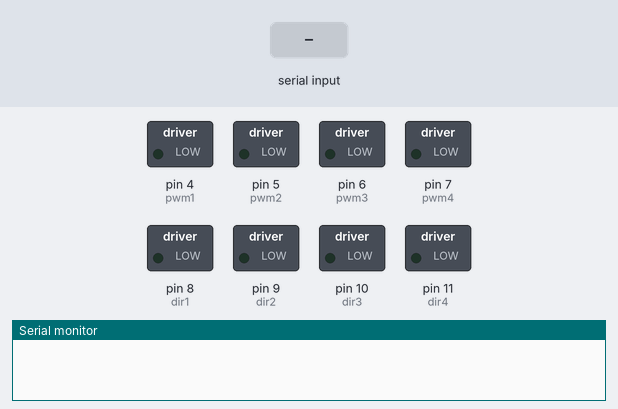
Recording of a sketch running on a simulated Arduino Mega 2560, built with avr-gcc and run on an emulated ATmega2560. Parts: switched loads named in the sketch (green lamp = pin HIGH), the last lines printed to the serial monitor. The inputs (shaded band) are chosen by the test bench.

Above: at 1.2 s.
1.3 s: "1" received over Serial
At 3.5 s:
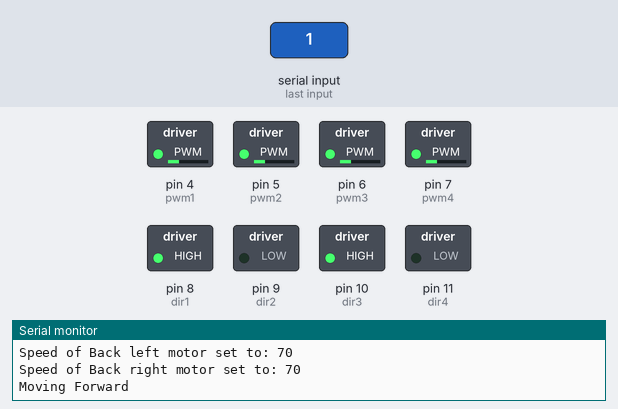
4.1 s: "2" received over Serial
At 6.8 s:
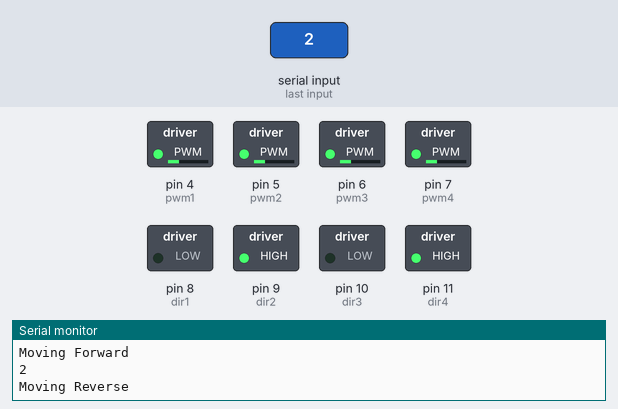
7.1 s: "3" received over Serial
At 9.4 s:
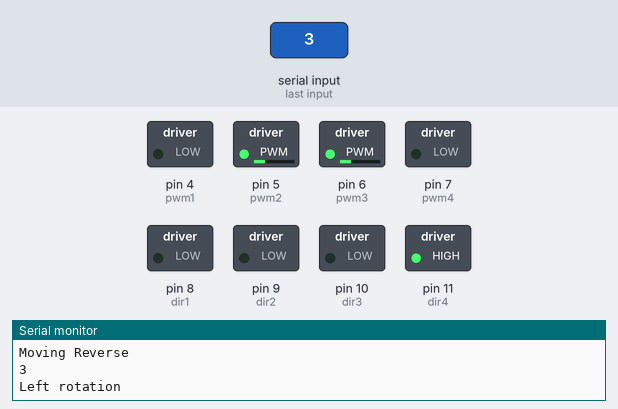
10.1 s: "4" received over Serial
At 12.7 s:
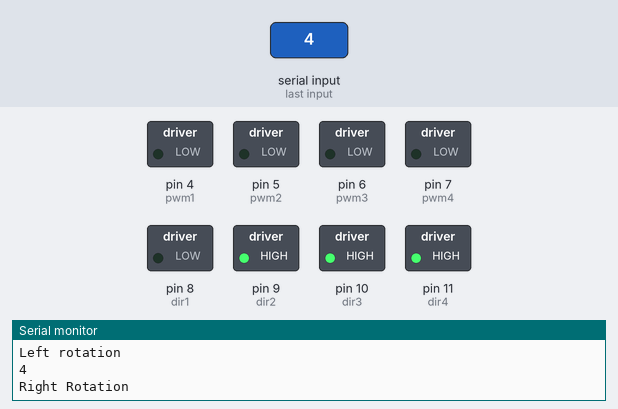
13.1 s: "5" received over Serial
At 15.2 s:
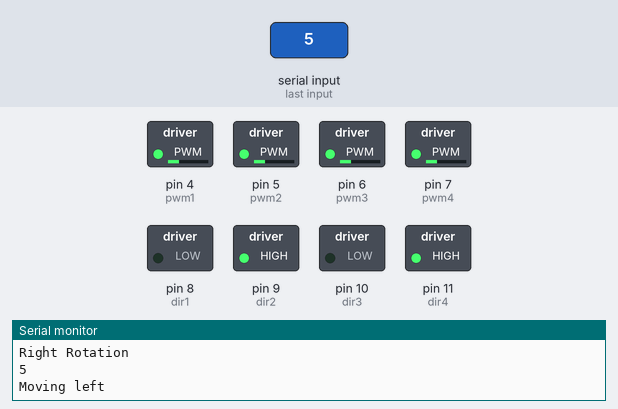
15.7 s: "4" received over Serial
At 16.95 s:
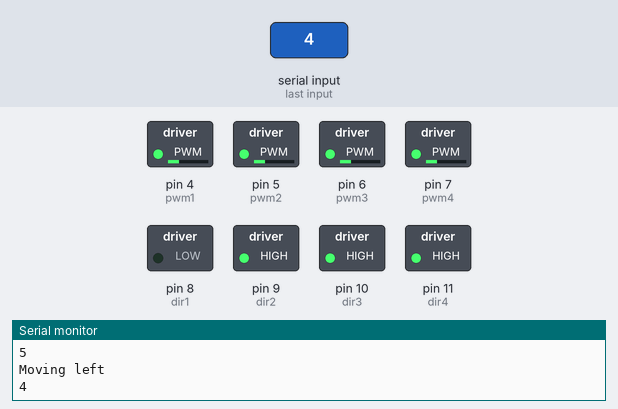
Timing chart, 0 to 18.9 s (numbered marks = the images above; inputs shaded):
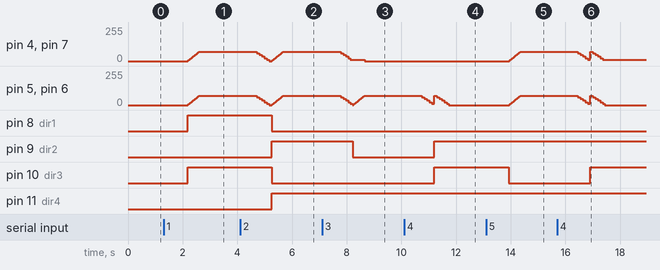

Measured:
- after the input at 1.3 s, pin 4 (pwm1), pin 5 (pwm2), pin 6 (pwm3), pin 7 (pwm4): moves from 0/255 to 68/255 over 0.40 s, starting after 0.89 s; pin 8 (dir1), pin 10 (dir3): LOW → HIGH after 0.88 s
- after the input at 4.1 s, pin 8 (dir1), pin 10 (dir3): HIGH → LOW after 1.2 s; pin 9 (dir2), pin 11 (dir4): LOW → HIGH after 1.2 s
- after the input at 7.1 s, pin 9 (dir2): HIGH → LOW after 1.1 s
- after the input at 10.1 s, pin 9 (dir2), pin 10 (dir3): LOW → HIGH after 1.1 s
- after the input at 13.1 s, pin 4 (pwm1), pin 5 (pwm2), pin 6 (pwm3), pin 7 (pwm4): moves from 0/255 to 68/255 over 0.40 s, starting after 0.85 s; pin 10 (dir3): HIGH → LOW after 0.83 s
- after the input at 15.7 s, pin 10 (dir3): LOW → HIGH after 1.2 s

The sketch:

Test_Program.ino
```cpp
#include "def.h"
#include "DCmotor.h"

char data = 0;

void setup()
 {
  mymotor.motorinit();       // Motor initalization
  Serial.begin(115200);
 }


void loop()
 {

 //char data = 0;
 if(Serial.available() > 0)      // Send data only when you receive data:
   {
      data = Serial.read();        //Read the incoming data & store into data
      Serial1.println(data);          //Print Value inside data in Serial monitor
      Serial.println(data);
      switch(data)
      {
        case '1':mymotor.dcforward(70,70,70,70);                //
                  Serial1.println("Moving Forward");
                  Serial.println("Moving Forward");
                  break;
        case '2': mymotor.dcreverse(70,70,70,70);               //
                  Serial1.println("Moving Reverse");
                  Serial.println("Moving Reverse");
                  break;
        case '3': mymotor.left_rotation(70,70,70,70);           //
                  Serial1.println("Left rotation");
                  Serial.println("Left rotation");
                  break;
        case '4': mymotor.right_rotation(70,70,70,70);          //
                  Serial1.println("Right Rotation");
                  Serial.println("Right Rotation");
                  break;
        case '5': mymotor.dcleft(70,70,70,70);                 //
                  Serial1.println("Moving left");
                  Serial.println("Moving left");
                  break;
        case '6': mymotor.dcright(70,70,70,70);               //
                  Serial1.println(" Moving Right");
                  Serial.println(" Moving Right");
                  break;
      }
   }


delay(2000);
mymotor.stop();

}
```

Basic_Motor.cpp
```cpp
#include "Arduino.h"
#include "Basic_Motor.h"

extern uint8_t dir1;
extern uint8_t dir2;
extern uint8_t dir3;
extern uint8_t dir4;


void Basic_Motor::frontlt_CW() 	{ digitalWrite(dir1,HIGH)  ;	}
void Basic_Motor::frontlt_CCW()	{ digitalWrite(dir1,LOW) ;	}

void Basic_Motor::frontrt_CW() 	{ digitalWrite(dir2,HIGH)  ;	}
void Basic_Motor::frontrt_CCW()	{ digitalWrite(dir2,LOW) ;	}

void Basic_Motor::backlt_CW() 	{ digitalWrite(dir3,LOW)  ;	}
void Basic_Motor::backlt_CCW()	{ digitalWrite(dir3,HIGH) ;	}

void Basic_Motor::backrt_CW() 	{ digitalWrite(dir4,LOW)  ;	}
void Basic_Motor::backrt_CCW()	{ digitalWrite(dir4,HIGH) ;	}
```

Basic_Motor.h
```cpp
#ifndef _Basic_Motor_H
#define	_Basic_Motor_H
#include "Arduino.h"

class Basic_Motor{
public:
			void frontlt_CW();
			void frontlt_CCW();

			void frontrt_CW();
			void frontrt_CCW();

			void backlt_CW();
			void backlt_CCW();

			void backrt_CW();
			void backrt_CCW();
};
#endif
```

DCmotor.cpp
```cpp
#include "Arduino.h"
#include "DCMotor.h"
#define R 36.25
#define encoderPin1 2
#define encoderPin2 3


//Variables for motor

extern uint8_t pwm1;
extern uint8_t pwm2;
extern uint8_t pwm3;
extern uint8_t pwm4;

extern uint8_t dir1;
extern uint8_t dir2;
extern uint8_t dir3;
extern uint8_t dir4;
extern uint8_t PPR;

//Variables for motor


void DCMotor::stop1()  //function used to stop motor
{
  analogWrite(pwm1,0);
  analogWrite(pwm2,0);
  analogWrite(pwm3,0);
  analogWrite(pwm4,0);
}


void DCMotor::stop()  //function used to stop motor
{
	int i;
 	for (i = max; i >= 0; (i = (i-d)))
        	{
        		if (ssfl > 0)
        		{
        			analogWrite(pwm1, i);
        		}

        		if (ssfr > 0)
        		{
        			analogWrite(pwm2, i);
        		}

        		if (ssbl > 0)
        		{
        			analogWrite(pwm3, i);
        		}

        		if (ssbr > 0)
        		{
        			analogWrite(pwm4, i);
        		}

        		delay(ds);
	}
		max = 0;
}

void DCMotor::motorinit() //Setting motor pins as output
{
	pinMode(encoderPin1,INPUT);
	pinMode(encoderPin2,INPUT);

	pinMode(dir1,OUTPUT);
	pinMode(dir2,OUTPUT);
	Serial.println("Front motor set as output");

	pinMode(dir3,OUTPUT);
	pinMode(dir4,OUTPUT);
	Serial.println("Back motor set as output");

	pinMode(pwm1,OUTPUT);
	pinMode(pwm2,OUTPUT);
	pinMode(pwm3,OUTPUT);
	pinMode(pwm4,OUTPUT);
	Serial.println("Enable pins set as output");
}

void DCMotor::dcforward(uint8_t sfl,uint8_t sfr,uint8_t sbl,uint8_t sbr) //Giving forward motion
{
  stop();
    max = max(sfl, sfr);
	max = max(max, sbl);
	max = max(max, sbr);


		frontlt_CW();	//Giving clockwise motion to front left wheel
		frontrt_CCW();	//Giving counter-clockwise motion to front right wheel

		backlt_CCW();	//Giving counter-clockwise motion to back left wheel
		backrt_CW();


	for (int i=0; i <= max; i = i+k)
	{
		if (i < sfl)
		{
			analogWrite(pwm1, i);
		}

		if (i < sfr)
		{
			analogWrite(pwm2, i);
		}

		if (i < sbl)
		{
			analogWrite(pwm3, i);
		}

		if (i < sbr)
		{
			analogWrite(pwm4, i);
		}
		delay(d);


	}

	Serial.print("Speed of Front left motor set to: ");
	Serial.println(sfl);

	Serial.print("Speed of Front right motor set to: ");
	Serial.println(sfr);

	Serial.print("Speed of Back left motor set to: ");
	Serial.println(sbl);

	Serial.print("Speed of Back right motor set to: ");
	Serial.println(sbr);
	  ssfr = sfr;
    ssfl = sfl;
    ssbr = sbr;
    ssbl = sbl;

//Giving clockwise motion to back right wheel
}

void DCMotor::dcreverse(uint8_t sfl,uint8_t sfr,uint8_t sbl,uint8_t sbr) //Giving backward motion
{
  stop();

  max = max(sfl, sfr);
	max = max(max, sbl);
	max = max(max, sbr);


   frontlt_CCW();//Giving counter-clockwise motion to front left wheel
   frontrt_CW(); //Giving clockwise motion to front right wheel

  backlt_CW(); //Giving clockwise motion to back left wheel
  backrt_CCW();
	for (int i=0; i <= max; i = i+k)
	{
		if (i < sfl)
		{
			analogWrite(pwm1, i);
		}

		if (i < sfr)
		{
			analogWrite(pwm2, i);
		}

		if (i < sbl)
		{
			analogWrite(pwm3, i);
		}

		if (i < sbr)
		{
			analogWrite(pwm4, i);
		}
		delay(d);
	}

	  ssfr = sfr;
    ssfl = sfl;
    ssbr = sbr;
    ssbl = sbl;
	 //Giving counter-clockwise motion to back right wheel
}

void DCMotor::dcleft(uint8_t sfl,uint8_t sfr,uint8_t sbl,uint8_t sbr) // Motion towards left
{
    stop();
	    max = max(sfl, sfr);
  max = max(max, sbl);
  max = max(max, sbr);


	frontlt_CCW(); //Giving counter-clockwise motion to front left wheel
	frontrt_CCW(); //Giving counter-clockwise motion to front right wheel

	backlt_CCW(); //Giving counter-clockwise motion to back left wheel
	backrt_CCW(); //Giving counter-clockwise motion to back right wheel

		frontlt_CCW();//Giving counter-clockwise motion to front left wheel
	frontrt_CW();	//Giving clockwise motion to front right wheel

	backlt_CW(); //Giving clockwise motion to back left wheel
	backrt_CCW();


	for (int i=0; i <= max; i = i+k)
	{
		if (i < sfl)
		{
			analogWrite(pwm1, i);
		}

		if (i < sfr)
		{
			analogWrite(pwm2, i);
		}

		if (i < sbl)
		{
			analogWrite(pwm3, i);
		}

		if (i < sbr)
		{
			analogWrite(pwm4, i);
		}
		delay(d);
	}
 ssfr = sfr;
    ssfl = sfl;
    ssbr = sbr;
    ssbl = sbl;

}

void DCMotor::dcright(uint8_t sfl,uint8_t sfr,uint8_t sbl,uint8_t sbr) // Motion towards right
{
	frontlt_CW(); //Giving clockwise motion to front left wheel
	frontrt_CW(); //Giving clockwise motion to front right wheel

	backlt_CCW(); //Giving counter-clockwise motion to back left wheel
	backrt_CW(); //Giving clockwise motion to back right wheel

	frontlt_CCW();//Giving counter-clockwise motion to front left wheel
	frontrt_CW();	//Giving clockwise motion to front right wheel

	backlt_CW(); //Giving clockwise motion to back left wheel
	backrt_CCW();

  max = max(sfl, sfr);
	max = max(max, sbl);
	max = max(max, sbr);


	stop();
	for (int i=0; i <= max; i = i+k)
	{
		if (i < sfl)
		{
			analogWrite(pwm1, i);
		}

		if (i < sfr)
		{
			analogWrite(pwm2, i);
		}

		if (i < sbl)
		{
			analogWrite(pwm3, i);
		}

		if (i < sbr)
		{
			analogWrite(pwm4, i);
		}
		delay(d);
	}
  ssfr = sfr;
    ssfl = sfl;
    ssbr = sbr;
    ssbl = sbl;
}

void DCMotor::diagonal_flt(uint8_t sfl ,uint8_t sfr,uint8_t sbl,uint8_t sbr ) // Diagonal motion towards front-left
{

	  sfl=0;
    sbr=0;
	frontrt_CCW(); //Giving counter-clockwise motion to front right wheel
	backlt_CCW(); //Giving counter-clockwise motion to back left wheel

  max = max(sfl, sfr);
	max = max(max, sbl);
	max = max(max, sbr);


	stop();

	for (int i=0; i <= max; i = i+k)
	{
		if (i < sfl)
		{
			analogWrite(pwm1, i);
		}

		if (i < sfr)
		{
			analogWrite(pwm2, i);
		}

		if (i < sbl)
		{
			analogWrite(pwm3, i);
		}

		if (i < sbr)
		{
			analogWrite(pwm4, i);
		}
		delay(d);
	}
    ssfr = sfr;
    ssfl = sfl;
    ssbr = sbr;
    ssbl = sbl;


}

void DCMotor::diagonal_frt(uint8_t sfl,uint8_t sfr,uint8_t sbl,uint8_t sbr) // Diagonal motion towards front-right
{
	  sfr=0;
    sbl=0;
	frontlt_CW(); //Giving clockwise motion to front left wheel
	backrt_CW(); //Giving clockwise motion to back right wheel

  max = max(sfl, sfr);
	max = max(max, sbl);
	max = max(max, sbr);


	stop();

	for (int i=0; i <= max; i = i+k)
	{
		if (i < sfl)
		{
			analogWrite(pwm1, i);
		}

		if (i < sfr)
		{
			analogWrite(pwm2, i);
		}

		if (i < sbl)
		{
			analogWrite(pwm3, i);
		}

		if (i < sbr)
		{
			analogWrite(pwm4, i);
		}
		delay(d);
	}
    ssfr = sfr;
    ssfl = sfl;
    ssbr = sbr;
    ssbl = sbl;

}

void DCMotor::diagonal_blt(uint8_t sfl,uint8_t sfr,uint8_t sbl,uint8_t sbr) // Diagonal motion towards back-left
{
	sfr=0;
    sbl=0;
	frontlt_CCW(); //Giving counter-clockwise motion to front left wheel
	backrt_CCW(); //Giving counter-clockwise motion to back right wheel


  max = max(sfl, sfr);
	max = max(max, sbl);
	max = max(max, sbr);


	stop();

	for (int i=0; i <= max; i = i+k)
	{
		if (i < sfl)
		{
			analogWrite(pwm1, i);
		}

		if (i < sfr)
		{
			analogWrite(pwm2, i);
		}

		if (i < sbl)
		{
			analogWrite(pwm3, i);
		}

		if (i < sbr)
		{
			analogWrite(pwm4, i);
		}
		delay(d);
	}
    ssfr = sfr;
    ssfl = sfl;
    ssbr = sbr;
    ssbl = sbl;

}

void DCMotor::diagonal_brt(uint8_t sfl,uint8_t sfr,uint8_t sbl,uint8_t sbr) // Diagonal motion towards back-right
{
	  sfl=0;
    sbr=0;
	frontrt_CW(); //Giving clockwise motion to front right wheel
	backlt_CW(); //Giving clockwise motion to back left wheel

  max = max(sfl, sfr);
	max = max(max, sbl);
	max = max(max, sbr);

	stop();

	for (int i=0; i <= max; i = i+k)
	{
		if (i < sfl)
		{
			analogWrite(pwm1, i);
		}

		if (i < sfr)
		{
			analogWrite(pwm2, i);
		}

		if (i < sbl)
		{
			analogWrite(pwm3, i);
		}

		if (i < sbr)
		{
			analogWrite(pwm4, i);
		}
		delay(d);
	}
    ssfr = sfr;
    ssfl = sfl;
    ssbr = sbr;
    ssbl = sbl;

}

void DCMotor::left_rotation(uint8_t sfl,uint8_t sfr,uint8_t sbl,uint8_t sbr) // Turning to left
{
	  sfl=0;
    sbr=0;
	frontrt_CCW(); //Giving counter-clockwise motion to front right wheel
	backlt_CW(); //Giving clockwise motion to back left wheel

  max = max(sfl, sfr);
	max = max(max, sbl);
	max = max(max, sbr);

	//stop();
	for (int i=0; i <= max; i = i+k)
	{
		if (i < sfl)
		{
			analogWrite(pwm1, i);
		}

		if (i < sfr)
		{
			analogWrite(pwm2, i);
		}

		if (i < sbl)
		{
			analogWrite(pwm3, i);
		}

		if (i < sbr)
		{
			analogWrite(pwm4, i);
		}
		delay(d);
	}
    ssfr = sfr;
    ssfl = sfl;
    ssbr = sbr;
    ssbl = sbl;

  analogWrite(pwm1,sfl);
  analogWrite(pwm2,sfr);
  analogWrite(pwm3,sbl);
  analogWrite(pwm4,sbr);
}

void DCMotor::right_rotation(uint8_t sfl,uint8_t sfr,uint8_t sbl,uint8_t sbr) // Turning to right
{
    sfl=0;
    sbr=0;

	frontrt_CW(); //Giving clockwise motion to front right wheel
	backlt_CCW(); //Giving counter-clockwise motion to back left wheel

    max = max(sfl, sfr);
	max = max(max, sbl);
	max = max(max, sbr);

	stop();

	for (int i=0; i <= max; i = i+k)
	{
		if (i < sfl)
		{
			analogWrite(pwm1, i);
		}

		if (i < sfr)
		{
			analogWrite(pwm2, i);
		}

		if (i < sbl)
		{
			analogWrite(pwm3, i);
		}

		if (i < sbr)
		{
			analogWrite(pwm4, i);
		}
		delay(d);
	}
    ssfr = sfr;
    ssfl = sfl;
    ssbr = sbr;
    ssbl = sbl;
}


//Code for encoder

int encoder::E1()
{

  int MSB = digitalRead(encoderPin1); //MSB = most significant bit
  int LSB = digitalRead(encoderPin2); //LSB = least significant bit

  int encoded = (MSB << 1) |LSB; //converting the 2 pin value to single number
  int sum  = (lastencoded << 2) | encoded; //adding it to the previous encoded value

  if(sum == 0b1101 || sum == 0b0100 || sum == 0b0010 || sum == 0b1011) { encoderValue ++; steps_taken++; }
  if (sum == 0b1110 || sum == 0b0111 || sum == 0b0001 || sum == 0b1000) { encoderValue ++;	steps_taken++; }

  lastencoded = encoded; //store this value for next time
	Serial.println(steps_taken);
}

int encoder::step(int a) //a is angle in degree
{
   Serial.print("direction3");
	float radian_angle;
	radian_angle = a * (3.14/180);
	s = (R * radian_angle);  									// s is distance to be traveled
	steps = s / (31.42/PPR); 											// 0.320=(31.42 cm / ppr)
	return steps;
}


void DCMotor::rotate(unsigned char direction, uint8_t angle) //To rotate with direction and angle
{
  //Serial.print("direction");
	steps_taken = 0;
	int required_steps = step(angle);

	switch(direction)  //Direction must be in 'L' or 'R'
	{
		case 'L':
					while (steps_taken <  required_steps)
					{
						left_rotation(100,100,100,100);  //calling left rotation function
						E1();
					}
					stop();  //calling stop function
		break;

		case 'R':
					while (steps_taken <  required_steps)
					{
						right_rotation(10,10,10,10);  //calling right rotation function
						E1();
					}
					stop();  //calling stop function
		break;

		default:
			        stop();
		break;
	}
}


void DCMotor::rotate1(unsigned char direction, uint16_t steps)      //To rotate with direction and steps
{
  //Serial.print("direction");
  steps_taken = 0;


  switch(direction)  //Direction must be in 'L' or 'R'
  {
    case 'L':
    left_rotation(20,20,20,20);
          while (steps_taken < steps)
          {
            //calling left rotation function
            E1();
          }
          stop1();  //calling stop function
    break;

    case 'R':
          right_rotation(20,20,20,20);
          while (steps_taken <  steps)
          {
              //calling right rotation function
            E1();
          }
          stop1();  //calling stop function
    break;

    default:
              stop1();
    break;
  }
}
```

DCmotor.h
```cpp
#ifndef _DCMOTOR_H
#define _DCMOTOR_H
#include "Arduino.h"
#include "Basic_Motor.h"

#define k 2
#define d 12
#define ds 90


class encoder{
	public:
		volatile uint16_t steps;
		volatile float s;
		volatile int steps_taken;
		int lastencoded = 0;
		volatile int encoderValue = 0;

		int step(int a);
		int E1();
};

class DCMotor : public Basic_Motor,public encoder {
	public:


			//decision funtion
		uint8_t ssfl, ssfr, ssbl, ssbr,max;

		void motorinit();
		void dcforward(uint8_t sfl,uint8_t sfr,uint8_t sbl,uint8_t sbr);
		void dcreverse(uint8_t sfl,uint8_t sfr,uint8_t sbl,uint8_t sbr);
		void dcleft(uint8_t sfl,uint8_t sfr,uint8_t sbl,uint8_t sbr);
		void dcright(uint8_t sfl,uint8_t sfr,uint8_t sbl,uint8_t sbr);
		void diagonal_flt(uint8_t sfl,uint8_t sfr,uint8_t sbl,uint8_t sbr);
		void diagonal_frt(uint8_t sfl,uint8_t sfr,uint8_t sbl,uint8_t sbr);
		void diagonal_blt(uint8_t sfl,uint8_t sfr,uint8_t sbl,uint8_t sbr);
		void diagonal_brt(uint8_t sfl,uint8_t sfr,uint8_t sbl,uint8_t sbr);
		void left_rotation(uint8_t sfl,uint8_t sfr,uint8_t sbl,uint8_t sbr);
		void right_rotation(uint8_t sfl,uint8_t sfr,uint8_t sbl,uint8_t sbr);
		void stop();
    void stop1();
		void rotate(unsigned char direction, uint8_t angle);
    void rotate1(unsigned char direction, uint16_t steps);
};

#endif
```

def.h
```cpp
#ifndef _def_H
#define _def_H
#include "DCmotor.h"


uint8_t pwm1 = 4;
uint8_t pwm2 = 5;
uint8_t pwm3 = 6;
uint8_t pwm4 = 7;

uint8_t dir1 = 8;
uint8_t dir2 = 9;
uint8_t dir3 = 10;
uint8_t dir4 = 11;
uint16_t PPR = 537;


DCMotor mymotor;
//Motion Motions;


#endif
```
